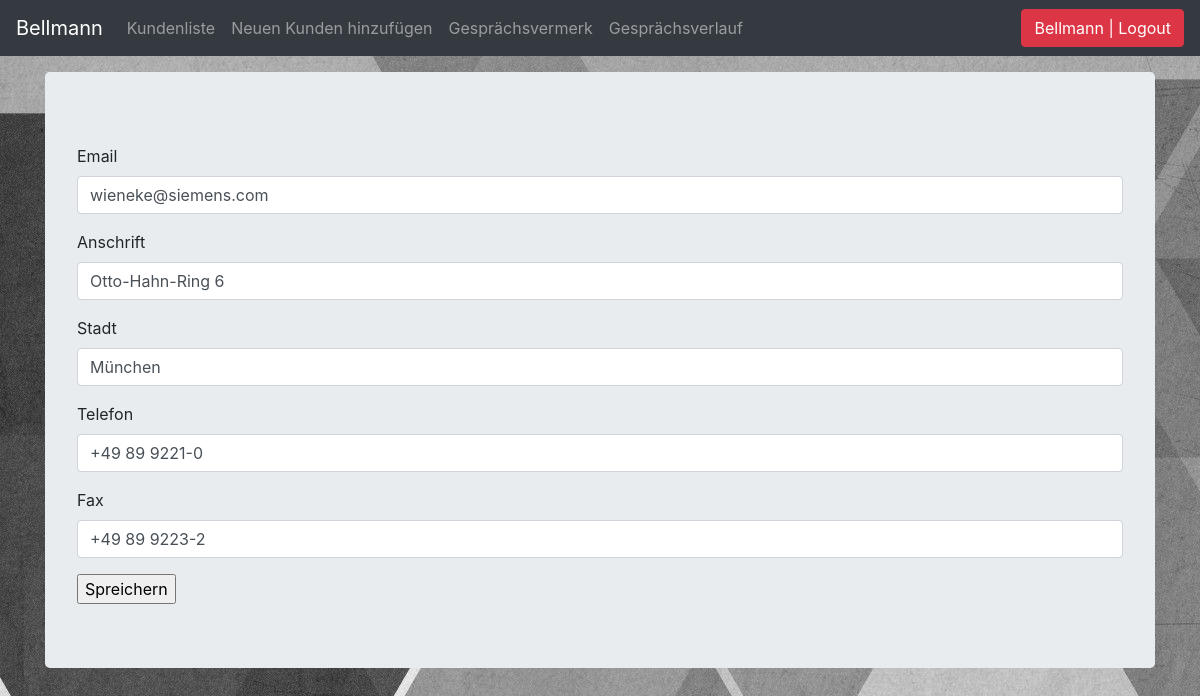
Page /update_kundenlists/1342/ (signed in) on the committed database.
### kunden/models.py (models this page shows, shortened)
class Kunde(models.Model):
    kundenNr = models.IntegerField(auto_created=True, primary_key=True, serialize=False, verbose_name='KundenNr')
    firma = models.CharField(max_length=30, blank=False, null=True)
    anschrift = models.CharField(max_length=30, blank=True, null=True)
    stadt = models.CharField(max_length=30, blank=True, null=True)
    telefon = models.CharField(max_length=30, blank=True, null=True)
    fax = models.CharField(max_length=30, blank=True, null=True)
    email = models.CharField(max_length=30, blank=True, null=True)

### kunden/views.py (the view)
# urls.py: path('update_kundenlists/<str:pk>/', views.update_kundenlists, name="update_kundenlists"),
def update_kundenlists(request, pk):
    queryset = Kunde.objects.get(kundenNr=pk)
    form = KundeUpdateForm(instance=queryset)
    if request.method == 'POST':
        form = KundeUpdateForm(request.POST, instance=queryset)
        if form.is_valid():
            form.save()
            messages.success(request, 'Erfolgreich gespeichert')
            return redirect('/kundelist')
    context = {
        'form': form
    }
    return render(request, 'add_kunde.html', context)

### kunden/forms.py
class KundeUpdateForm(forms.ModelForm):
    class Meta:
        model = Kunde
        fields = ['email', 'anschrift','stadt', 'telefon', 'fax']

### kunden/templates/add_kunde.html (shortened to what this page needs)
{% load static %}
{% load crispy_forms_tags %}
<!DOCTYPE html>
<html lang="en">
  <head>
<link href="{% static 'css/stylesheet.css' %}" rel="stylesheet">
<link href="{% static 'css/bootstrap.min.css' %}" rel="stylesheet">
  <link href="{% static 'css/navbar-top-fixed.css' %}" rel="stylesheet">
  </head>
  <body>
  {% include 'navbar.html' %}
<main role="main" class="container">
  <div class="jumbotron">
     <form method='POST' action=''>{% csrf_token %}
      {{form|crispy}}
      <input type="submit" value="Spreichern"/>
    </form>
  </div>
</main>
      </body>
</html>

### kunden/templates/navbar.html (shortened to what this page needs)
    <nav class="navbar navbar-expand-md navbar-dark fixed-top bg-dark">
  <a class="navbar-brand" href="#">Bellmann </a>
  <div class="collapse navbar-collapse" id="navbarCollapse">
    <ul class="navbar-nav mr-auto">
      {% if request.user.is_authenticated %}
      <li class="nav-item">
        <a class="nav-link" href="/kundelist">Kundenliste</a>
      </li>
      <li class="nav-item">
        <a class="nav-link" href="/add_kunde">Neuen Kunden hinzufügen</a>
        <li class="nav-item">
        <a class="nav-link" href="/add_notiz">Gesprächsvermerk</a>
      <li class="nav-item">
      <a class="nav-link" href="/gespreachsverlauf">Gesprächsverlauf</a>
      {% endif %}
    </ul>
      <ul class="navbar-nav">
        {% if request.user.is_authenticated %}
        <li><a href="/accounts/logout"><button class="btn btn-danger">{{ user }} | Logout</button></a> </li>
        {% else %}
        <li><a href="/accounts/login">Login</a></li>
        {% endif %}
      </ul>
  </div>
</nav>

### kunden/static/css/stylesheet.css (style rules this page uses)
body { background-color: #34eb6b; background-image: url("../img/bg.jpg"); }

### kunden/static/css/navbar-top-fixed.css (style rules this page uses)
body { min-height: 75rem; padding-top: 4.5rem; }

### rows in the picture
Kunde: email "wieneke@siemens.com", anschrift "Otto-Hahn-Ring 6", stadt "München", telefon "+49 89 9221-0", fax "+49 89 9223-2"

### other values in the picture
{{ user }} "Bellmann"
